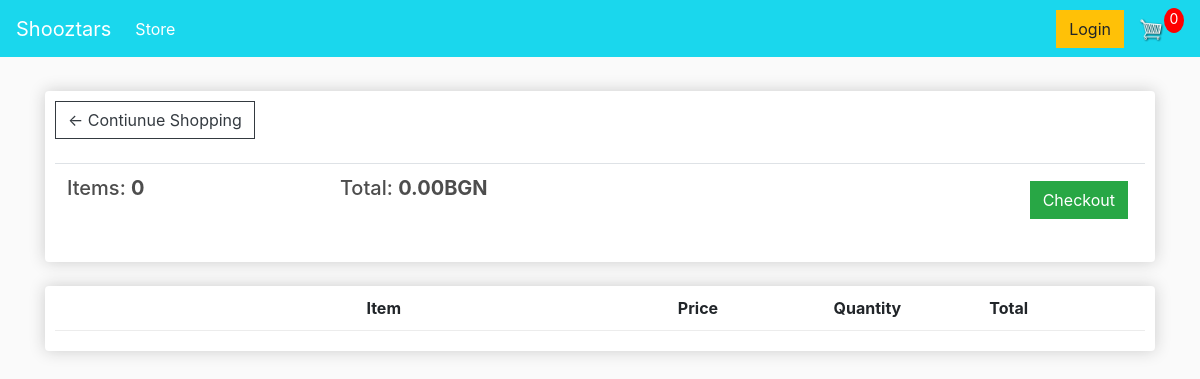
The app's page /cart/ (signed in), older data.
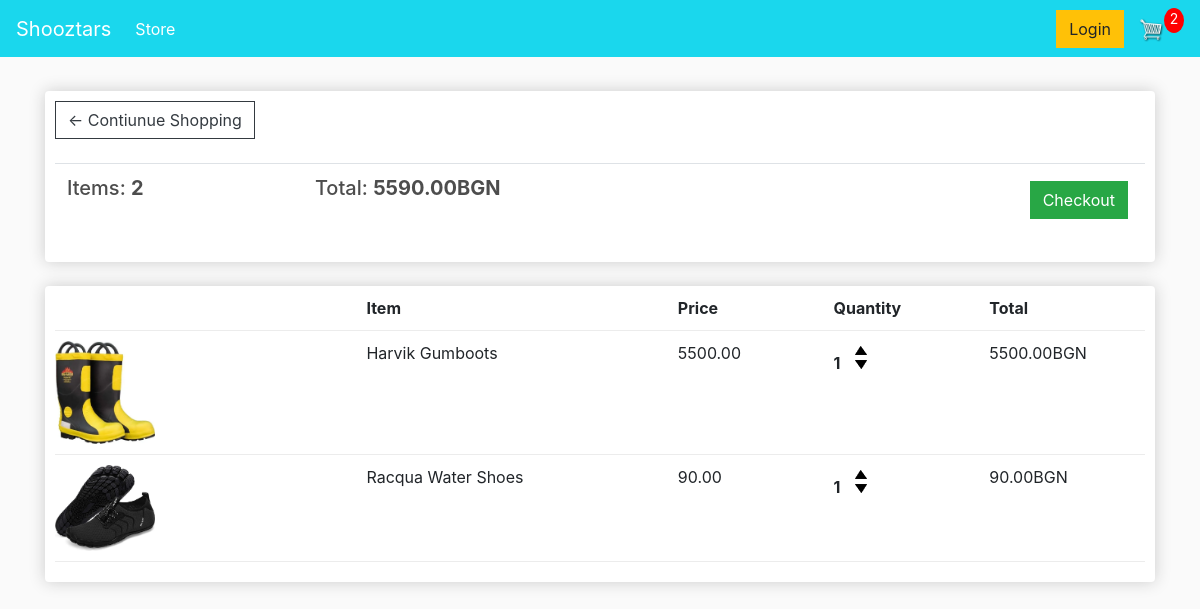
The same page, newer data.
### store/models.py (models this page shows, shortened)
class Order(models.Model):
    customer = models.ForeignKey(Customer, on_delete=models.SET_NULL, null=True, blank=True)
    date_ordered = models.DateTimeField(auto_now_add=True)
    complete = models.BooleanField(default=False)
    transaction_id = models.CharField(max_length=100, null=True)
    @property
    def get_cart_total(self):
        orderitems = self.orderitem_set.all()
        total = sum([item.get_total for  item in orderitems])
        return total
    @property
    def get_cart_items(self):
        orderitems = self.orderitem_set.all()
        total = sum([item.quantity for  item in orderitems])
        return total

class OrderItem(models.Model):
    product = models.ForeignKey(Product, on_delete=models.SET_NULL, null=True)
    order = models.ForeignKey(Order, on_delete=models.SET_NULL, null=True)
    quantity = models.IntegerField(default=0, null=True, blank=True)
    date_added = models.DateTimeField(auto_now_add=True)
    @property
    def get_total(self):
        total = self.product.price * self.quantity
        return total

class Product(models.Model):
    name = models.CharField(max_length=200)
    price = models.DecimalField(max_digits=12, decimal_places=2)
    digital = models.BooleanField(default=False, null=True, blank=True)
    image = models.ImageField(null=True, blank=True)
    @property
    def imageURL(self):
        try:
            url = self.image.url
        except:
            url = ''
        return url

### store/views.py (the view)
# urls.py: path('cart/', views.cart, name = "cart"),
def cart(request):
    data = cartData(request)
    cartItems = data['cartItems']
    order = data['order']
    items = data['items']
    context = {'items':items, 'order':order, 'cartItems': cartItems}
    return render(request, 'store/cart.html', context)

### store/utils.py (called while the page is built)
def cartData(request):
    if request.user.is_authenticated:
        customer = request.user.customer
        order, created = Order.objects.get_or_create(customer=customer, complete=False)
        items =  order.orderitem_set.all()
        cartItems = order.get_cart_items
    else:
        cookieData = cookieCart(request)
        cartItems = cookieData['cartItems']
        order = cookieData['order']
        items = cookieData['items']
    return{'cartItems':cartItems, 'order':order, 'items':items}

### store/templates/store/cart.html
{% extends 'store/main.html'%}
{% load static %}
{% block content%}
    <div class="row">
        <div class="col-lg-12">
            <div class="box-element">
                <a class="btn btn-outline-dark" href="{% url 'store'%}">&#x2190; Contiunue Shopping</a>
                <br>
                <br>
                <table class="table">
                    <tr>
                        <th><h5>Items: <strong>{{order.get_cart_items}}</strong></h5></th>
                        <th><h5>Total: <strong>{{order.get_cart_total|floatformat:2}}BGN</strong></h5></th>
                        <th>
                            <a style="float: right; margin: 5px" class="btn btn-success" href="{% url 'checkout'%}">Checkout</a>
                        </th>
                    </tr>
                </table>
            </div>
            <br>
            <div class="box-element">
                <div class="cart-row">
                    <div style="flex:2"></div>
                    <div style="flex:2"><strong>Item</strong></div>
                    <div style="flex:1"><strong>Price</strong></div>
                    <div style="flex:1"><strong>Quantity</strong></div>
                    <div style="flex:1"><strong>Total</strong></div>
                </div>
                {% for item in items %}
                <div class="cart-row">
                    <div style="flex:2"><img class="row-image" src="{{item.product.imageURL}}"></div>
                    <div style="flex:2">{{item.product.name}}</div>
                    <div style="flex:1">{{item.product.price|floatformat:2}}</div>
                        <div style="flex:1">
                            <p class="quantity">{{item.quantity}}</p>
                            <div class="quantity">
                                <img data-product={{item.product.id}} data-action="add" class="chg-quantity update-cart" src="{% static 'images/arrow-up.png'%}">
                                <img data-product={{item.product.id}} data-action="remove" class="chg-quantity update-cart" src="{% static 'images/arrow-down.png'%}">
                            </div>
                        </div>
                    <div style="flex:1"><p>{{item.get_total|floatformat:2}}BGN</p></div>
                </div>
                {% endfor %}
            </div>
        </div>
    </div>
{% endblock content %}

### store/templates/store/main.html (shortened to what this page needs)
<!DOCTYPE html>
{% load static %}
<html>
<head>
	<link rel="stylesheet" href="https://stackpath.bootstrapcdn.com/bootstrap/4.4.1/css/bootstrap.min.css">
	<link rel="stylesheet" type="text/css" href="{% static 'css/main.css' %}">
</head>
<body>
	<nav class="navbar navbar-expand-lg navbar-dark bg-dark">
	  <a class="navbar-brand" href="{% url 'store'%}">Shooztars</a>
	  <div class="collapse navbar-collapse" id="navbarSupportedContent">
	    <ul class="navbar-nav mr-auto">
	      <li class="nav-item active">
	        <a class="nav-link" href="{%url 'store'%}">Store<span class="sr-only">(current)</span></a>
	      </li>
	    </ul>
        <div class="form-inline my-2 my-lg-0">
            <a href="#"class="btn btn-warning">Login</a>
            <a href="{% url 'cart' %}">
               <img  id="cart-icon" src="{% static 'images/cart.png' %}">
           </a>
           <p id="cart-total">{{cartItems}}</p>
       </div>
	  </div>
	</nav>
     <div class="container">
            <br>
            {% block content %}
            {% endblock content %}
         </div>
</body>
</html>

### static/css/main.css (style rules this page uses)
body { background-color: hsl(0, 0%, 98%); }
h1,h2,h3,h4,h5,h6 { color:hsl(0, 0%, 30%); }
.box-element { box-shadow:hsl(0, 0%, 80%) 0 0 16px; background-color: #fff; border-radius: 4px; padding: 10px; }
.bg-dark { background-color: #1AD7ED!important; }
#cart-icon { width:25px; display: inline-block; margin-left: 15px; }
#cart-total { display: block; text-align: center; color:#fff; background-color: red; width: 20px; height: 25px; border-radius: 50%; font-size: 14px; }
.col-lg-4, .col-lg-6, .col-lg-8, .col-lg-12 { margin-top: 10px; }
.btn { border-radius: 0; }
.row-image { width: 100px; }
.cart-row { display: flex; align-items: flex-stretch; padding-bottom: 10px; margin-bottom: 10px; border-bottom: 1px solid #ececec; }
.quantity { display: inline-block; font-weight: 700; padding-right:10px; }
.chg-quantity { width: 12px; cursor: pointer; display: block; margin-top: 5px; transition:.1s; }

Row changes from the older to the newer data that the page shows:
computed for Order: get_cart_items "0" → "2"; get_cart_total "0.00" → "5590.00"
added OrderItem: product.imageURL (picture), product.name "Harvik Gumboots", product.price "5500.00", quantity "1", get_total "5500.00"
added OrderItem: product.imageURL (picture), product.name "Racqua Water Shoes", product.price "90.00", quantity "1", get_total "90.00"
Text that changed along with them:
{{ cartItems }}: "0" → "2"
